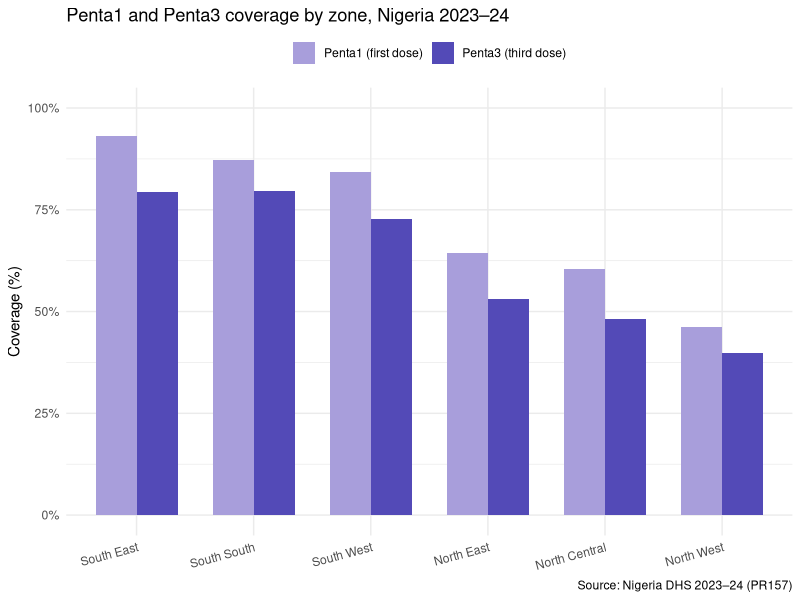
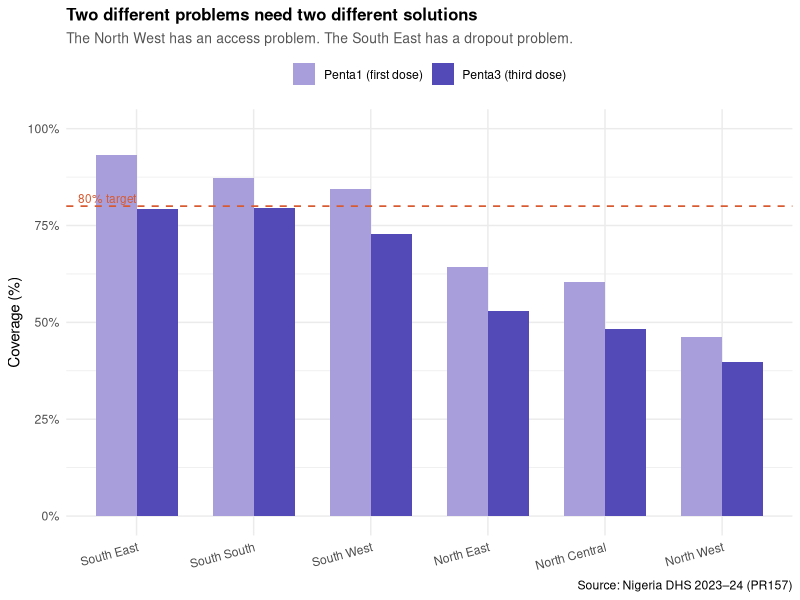
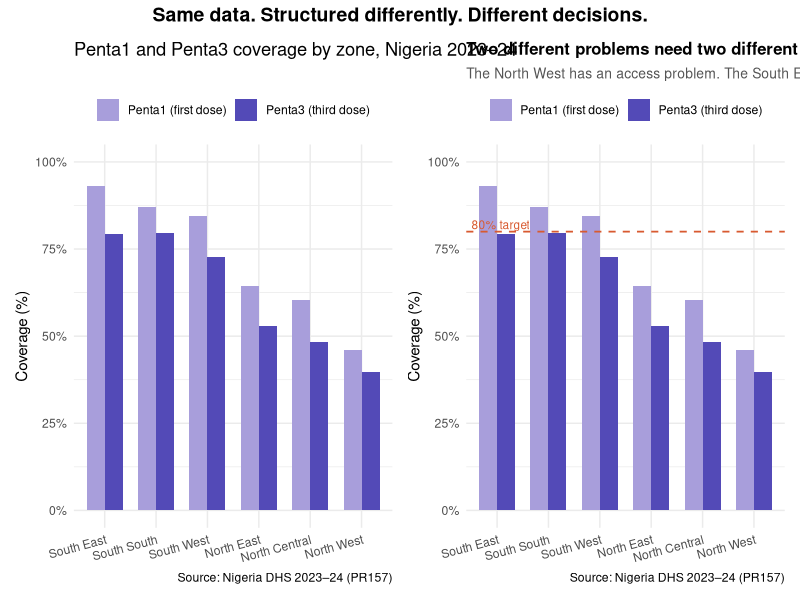

Write the R code that produced these figures, in order.
## ---- chunk 1
# Load packages
library(ggplot2)
library(ggtext)
library(patchwork)
library(scales)
library(dplyr)
library(tidyr)

# Zonal Penta1 and Penta3 coverage from DHS 2023-24 (PR157)
zone_data <- data.frame(
  zone   = c(
    "North Central", "North East", "North West",
    "South East", "South South", "South West"
  ),
  penta1 = c(60.4, 64.3, 46.1, 93.1, 87.2, 84.4),
  penta3 = c(48.2, 53.0, 39.7, 79.3, 79.6, 72.8)
) %>%
  mutate(
    dropout    = penta1 - penta3,
    dropout_pct = round((dropout / penta1) * 100, 1)
  )
## ---- chunk 2
# View the full dataset including dropout calculations
zone_data
## ---- chunk 3
#| fig-height: 5

# Reshape to long format for grouped bar chart
zone_long <- zone_data %>%
  pivot_longer(
    cols      = c(penta1, penta3),
    names_to  = "dose",
    values_to = "coverage"
  ) %>%
  mutate(
    dose = case_when(
      dose == "penta1" ~ "Penta1 (first dose)",
      dose == "penta3" ~ "Penta3 (third dose)"
    )
  )

# What chart — shows the pattern without interpretation
chart_what <- ggplot(
  zone_long,
  aes(
    x    = reorder(zone, -coverage),
    y    = coverage,
    fill = dose
  )
) +
  geom_col(position = "dodge", width = 0.7) +
  scale_fill_manual(
    values = c(
      "Penta1 (first dose)" = "#A89EDB",
      "Penta3 (third dose)" = "#534AB7"
    )
  ) +
  scale_y_continuous(
    labels = label_percent(scale = 1),
    limits = c(0, 100)
  ) +
  labs(
    title   = "Penta1 and Penta3 coverage by zone, Nigeria 2023–24",
    x       = NULL,
    y       = "Coverage (%)",
    fill    = NULL,
    caption = "Source: Nigeria DHS 2023–24 (PR157)"
  ) +
  theme_minimal(base_size = 11) +
  theme(
    legend.position = "top",
    axis.text.x     = element_text(angle = 15, hjust = 1)
  )

chart_what
## ---- chunk 4
#| fig-height: 5

# So What chart — active title, highlights the two distinct problems
chart_sowhat <- ggplot(
  zone_long,
  aes(
    x    = reorder(zone, -coverage),
    y    = coverage,
    fill = dose
  )
) +
  geom_col(position = "dodge", width = 0.7) +
  geom_hline(
    yintercept = 80,
    linetype   = "dashed",
    colour     = "#D85A30",
    linewidth  = 0.6
  ) +
  annotate(
    geom   = "text",
    x      = 0.5,
    y      = 82,
    label  = "80% target",
    size   = 3,
    colour = "#D85A30",
    hjust  = 0
  ) +
  scale_fill_manual(
    values = c(
      "Penta1 (first dose)" = "#A89EDB",
      "Penta3 (third dose)" = "#534AB7"
    )
  ) +
  scale_y_continuous(
    labels = label_percent(scale = 1),
    limits = c(0, 100)
  ) +
  labs(
    title    = "**Two different problems need two different solutions**",
    subtitle = "The North West has an access problem. The South East has a dropout problem.",
    x        = NULL,
    y        = "Coverage (%)",
    fill     = NULL,
    caption  = "Source: Nigeria DHS 2023–24 (PR157)"
  ) +
  theme_minimal(base_size = 11) +
  theme(
    legend.position = "top",
    axis.text.x     = element_text(angle = 15, hjust = 1),
    plot.title      = element_markdown(size = 12),
    plot.subtitle   = element_text(size = 10, colour = "#555555")
  )

chart_sowhat
## ---- chunk 5
# Calculate humanised framings for each zone
zone_data %>%
  mutate(
    unvaccinated_per_100 = round(100 - penta3),
    dropout_per_100      = round(dropout),
    humanised_access = paste0(
      zone, ": ", unvaccinated_per_100,
      " in every 100 children did not complete Penta3"
    ),
    humanised_dropout = paste0(
      zone, ": ", dropout_per_100,
      " percentage point gap between first and third dose"
    )
  ) %>%
  select(zone, penta1, penta3, unvaccinated_per_100, dropout_per_100)
## ---- chunk 6
#| fig-height: 6
#| fig-width: 12

chart_what + chart_sowhat +
  plot_annotation(
    title = "Same data. Structured differently. Different decisions.",
    theme = theme(
      plot.title = element_text(size = 14, face = "bold", hjust = 0.5)
    )
  ) +
  plot_layout(widths = c(1, 1))
